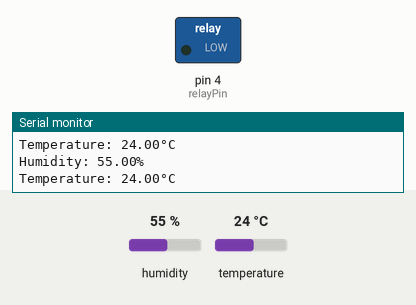
Recording of a sketch running on a simulated Arduino Uno, built with avr-gcc and run on an emulated ATmega328P. Shown: switched loads named in the sketch (green lamp = pin HIGH), the last lines printed to the serial monitor. The inputs (shaded band) are chosen by the test bench; at power-on: temperature 24 °C, humidity 55 %.

Above: at 4.8 s.
4.9 s: temperature set to 28 °C
7.9 s: temperature set to 31 °C
At 9.2 s:
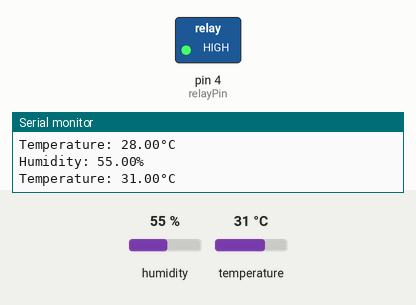
10.9 s: temperature set to 12 °C
At 12.8 s:
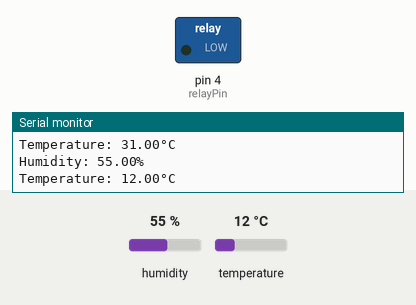
13.9 s: temperature set to 33 °C
At 15.2 s:
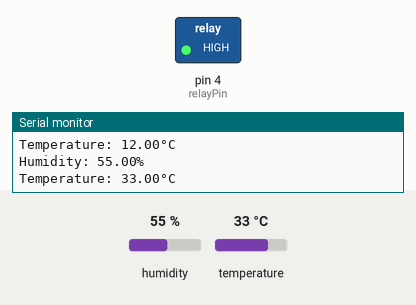
Timing chart, 0 to 16.9 s (numbered marks = the images above; inputs shaded):
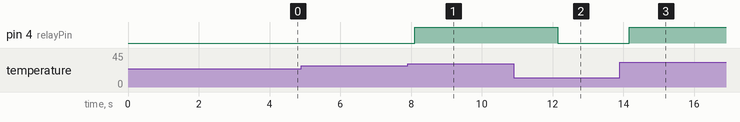

Measured:
- the behaviour switches between 29 and 30 °C on temperature (found by bisection; images 0 and 1)
- after the input at 7.9 s, pin 4 (relayPin): LOW → HIGH after 0.20 s
- after the input at 10.9 s, pin 4 (relayPin): HIGH → LOW after 1.2 s
- after the input at 13.9 s, pin 4 (relayPin): LOW → HIGH after 0.27 s

The sketch:

Relay_with_DHT11.ino
```cpp
#include "DHT.h"
#define DHTPIN 2
#define DHTTYPE DHT11
DHT dht(DHTPIN, DHTTYPE);

int relayPin = 4;

void setup() {
  pinMode(relayPin, OUTPUT);
  Serial.begin(115200);
  Serial.println(F("DHT11 test!"));
  dht.begin();
}

void loop() {
    delay(2000);
  float h = dht.readHumidity();
  float t = dht.readTemperature();
  if (isnan(h) || isnan(t)) {
    Serial.println(F("Failed to read from DHT sensor!"));
    return;
  }

  Serial.print(F("Humidity: "));
  Serial.print(h);
  Serial.println(F("%"));
  Serial.print(F("Temperature: "));
  Serial.print(t);
  Serial.println(F("°C"));

  if (t >= 30) {
    digitalWrite(relayPin, HIGH);
  } else {
    digitalWrite(relayPin, LOW);
  }
}
```
